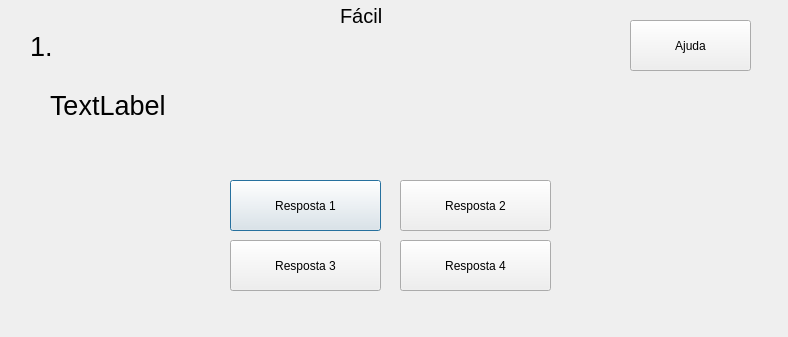
<?xml version="1.0" encoding="UTF-8"?>
<ui version="4.0">
 <class>QuestionsEasy</class>
 <widget class="QDialog" name="QuestionsEasy">
  <property name="geometry">
   <rect>
    <x>0</x>
    <y>0</y>
    <width>788</width>
    <height>337</height>
   </rect>
  </property>
  <property name="windowTitle">
   <string>Dialog</string>
  </property>
  <widget class="QLabel" name="label">
   <property name="geometry">
    <rect>
     <x>340</x>
     <y>0</y>
     <width>41</width>
     <height>31</height>
    </rect>
   </property>
   <property name="font">
    <font>
     <pointsize>15</pointsize>
    </font>
   </property>
   <property name="text">
    <string>Fácil</string>
   </property>
  </widget>
  <widget class="QLabel" name="numberQuestion">
   <property name="geometry">
    <rect>
     <x>30</x>
     <y>30</y>
     <width>23</width>
     <height>33</height>
    </rect>
   </property>
   <property name="font">
    <font>
     <pointsize>20</pointsize>
    </font>
   </property>
   <property name="text">
    <string>1.</string>
   </property>
  </widget>
  <widget class="QLabel" name="questionText">
   <property name="geometry">
    <rect>
     <x>50</x>
     <y>60</y>
     <width>731</width>
     <height>91</height>
    </rect>
   </property>
   <property name="font">
    <font>
     <pointsize>20</pointsize>
    </font>
   </property>
   <property name="text">
    <string>TextLabel</string>
   </property>
  </widget>
  <widget class="QPushButton" name="questionOneButton">
   <property name="geometry">
    <rect>
     <x>230</x>
     <y>180</y>
     <width>151</width>
     <height>51</height>
    </rect>
   </property>
   <property name="text">
    <string>Resposta 1</string>
   </property>
  </widget>
  <widget class="QPushButton" name="questionTwoButton">
   <property name="geometry">
    <rect>
     <x>400</x>
     <y>180</y>
     <width>151</width>
     <height>51</height>
    </rect>
   </property>
   <property name="text">
    <string>Resposta 2</string>
   </property>
  </widget>
  <widget class="QPushButton" name="questionThreeButton">
   <property name="geometry">
    <rect>
     <x>230</x>
     <y>240</y>
     <width>151</width>
     <height>51</height>
    </rect>
   </property>
   <property name="text">
    <string>Resposta 3</string>
   </property>
  </widget>
  <widget class="QPushButton" name="questionFourButton">
   <property name="geometry">
    <rect>
     <x>400</x>
     <y>240</y>
     <width>151</width>
     <height>51</height>
    </rect>
   </property>
   <property name="text">
    <string>Resposta 4</string>
   </property>
  </widget>
  <widget class="QPushButton" name="helpButton">
   <property name="geometry">
    <rect>
     <x>630</x>
     <y>20</y>
     <width>121</width>
     <height>51</height>
    </rect>
   </property>
   <property name="text">
    <string>Ajuda</string>
   </property>
  </widget>
 </widget>
 <resources/>
 <connections/>
</ui>
